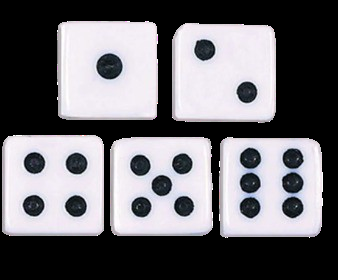
#> input picture inp1.png, 338 x 280 px
$ python Dice.py
#> lines starting #> are read from the running program, lines starting #| are printed output that depends on the picture; after the words box and inside, x2 and y2 are one past the last pixel; in counts of white or black regions, pixels touching at a corner belong together
import cv2
import numpy as np

# divies the images into different pars according to identified frames
# returns lists of x-coordinate, y-coordinate , width and height of each frame


def getDie(img):

    contours, hierarchy = cv2.findContours(
        img, cv2.RETR_EXTERNAL, cv2.CHAIN_APPROX_NONE)

    objNum = len(contours)
    x, y, width, height = [], [], [], []
    for cnt in contours:
        area = cv2.contourArea(cnt)

        if area > 200:

            peri = cv2.arcLength(cnt, True)
            approx = cv2.approxPolyDP(cnt, 0.02*peri, True)
            a, b, w, h = cv2.boundingRect(approx)
            x.append(a)
            y.append(b)
            width.append(w)
            height.append(h)
            cv2.putText(imgContour, "Dots:", (a+(w//2)-10, b+h-4),
                        cv2.FONT_HERSHEY_COMPLEX, 0.5, (0, 0, 0), 1)
            cv2.rectangle(imgContour, (a, b),
                          (a+w, b+h), (0, 255, 0), 3)

            # cv2.drawContours(imgContour, cnt, -1, (255, 0, 0), 2)
            # cv2.imshow("Contour", imgContour)

    return x, y, width, height, objNum

# calculates the number of countours in each image


def predictDie(img):
    imgCanny = cv2.Canny(img, 50, 50)

    contours, hierarchy = cv2.findContours(
        imgCanny, cv2.RETR_EXTERNAL, cv2.CHAIN_APPROX_NONE)
    # cv2.imshow("img101", imgCanny)
    n = 0
    for cnt in contours:
        area = cv2.contourArea(cnt)
        if area > 200:
            n = n + 1
            # cv2.drawContours(imgContour, cnt, -1, (255, 0, 0), 2)
    return n


originalImage = cv2.imread("./inp1.png")
#> originalImage is the input picture: shape (280, 338, 3); mean B, G, R 112.6, 108.1, 109.8
oheight = originalImage.shape[0]
#> oheight = 280
owidth = originalImage.shape[1]
#> owidth = 338

# increasing the height of the image because divided image is to small for a normal frame
img = cv2.resize(originalImage, (500, 500))


imgContour = img.copy()
imgGray = cv2.cvtColor(img, cv2.COLOR_BGR2GRAY)
imgBlur = cv2.GaussianBlur(imgGray, (7, 7), 1)
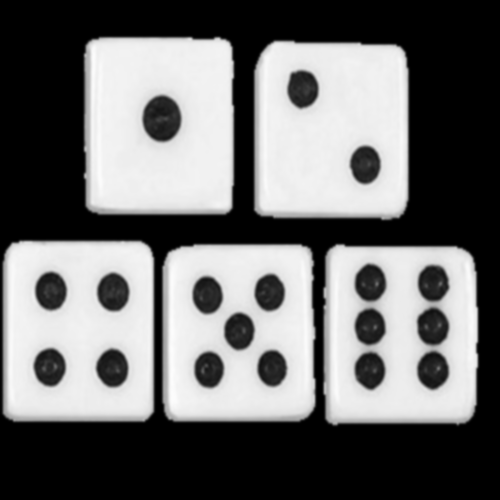
#> imgBlur: shape (500, 500); min 0, max 253, mean 109.1
imgCanny = cv2.Canny(imgBlur, 50, 50)
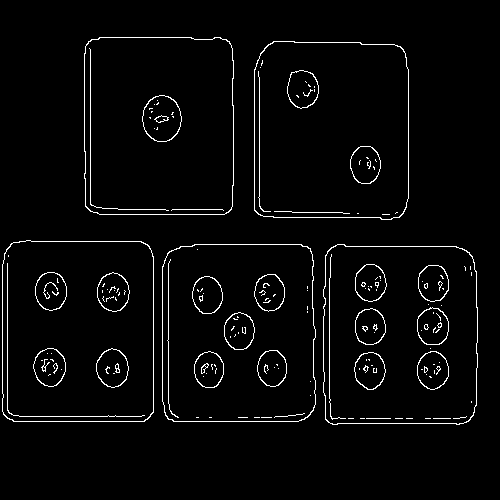
#> imgCanny: shape (500, 500); 3.1% white in thin lines or dots, all inside (x1, y1, x2, y2) = (2, 37, 478, 425)


# cv2.imshow("Grey", imgGray)
# cv2.imshow("Blur", imgBlur)
# cv2.imshow("Canny", imgCanny)
x, y, width, height, objnum = getDie(imgCanny)
#> in getDie, `contours, hierarchy = cv2.findContours( img, cv2.RETR_EXTERNAL, cv2.CH..`: contours = 5 contours; box (x1, y1, x2, y2) and area: (2, 240, 154, 422) 26945, (323, 244, 478, 425) 26736, (254, 41, 409, 220) 26528, (162, 244, 316, 422) 26410, (84, 37, 234, 215) 26027
#> in getDie, `objNum = len(contours)`: objNum = 5
#> the loop in getDie, `for cnt in contours:` made 5 passes
#> (area, peri, approx, a, b, w, h) on passes 1 to 5: (26736, 646, [[331, 247], [325, 419], [468, 421], [469, 252]], 325, 247, 145, 175), (26409.5, 639, [[169, 251], [167, 418], [307, 417], [310, 248]], 167, 248, 144, 171), (26945, 642.6, [[11, 243], [3, 414], [147, 419], [149, 246]], 3, 243, 147, 177), (26528, 634.7, [[268, 44], [254, 210], [399, 217], [403, 49]], 254, 44, 150, 174), (26027, 636.6, [[88, 41], [85, 206], [228, 212], [229, 41]], 85, 41, 145, 172)
#> after the loop in getDie, `for cnt in contours:`:
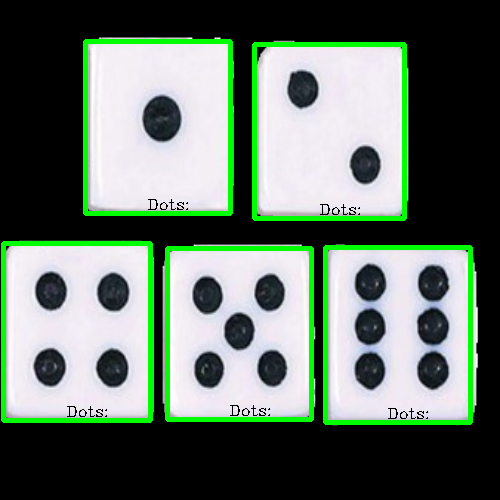
#> imgContour: shape (500, 500, 3); mean B, G, R 102.1, 114.3, 99.4
#> after the loop in getDie, `for cnt in contours:`: height = [175, 171, 177, 174, 172]; width = [145, 144, 147, 150, 145]; x = [325, 167, 3, 254, 85]; y = [247, 248, 243, 44, 41]
#> x = [325, 167, 3, 254, 85]; y = [247, 248, 243, 44, 41]; width = [145, 144, 147, 150, 145]; height = [175, 171, 177, 174, 172]; objnum = 5

# crop the image into number of dice
die = []
for i in range(objnum):

    die.append(img[y[i]: y[i] + height[i], x[i]: x[i] + width[i]])
    # cv2.imshow("die"+str(i), die[i])

    n = predictDie(die[i])
    cv2.putText(img, "Dots:"+str(n), (x[i]+(width[i]//2)-50, y[i]+height[i]-4),
                cv2.FONT_HERSHEY_COMPLEX, 1, (0, 0, 0), 2)
#> this loop made 5 passes
#> n on passes 1 to 5: 6, 5, 4, 2, 1
#> pass 1, in predictDie, `imgCanny = cv2.Canny(img, 50, 50)`:
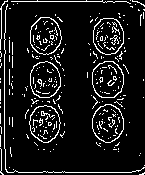
#> imgCanny: shape (175, 145); 10% white in thin lines or dots
#> pass 3, in predictDie (call 3), `imgCanny = cv2.Canny(img, 50, 50)`:
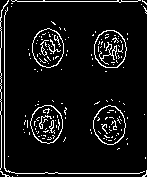
#> imgCanny: shape (177, 147); 7.5% white in thin lines or dots
#> after the loop:
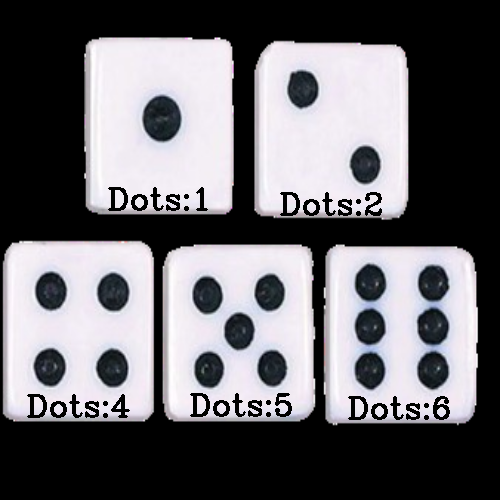
#> img: shape (500, 500, 3); mean B, G, R 108.2, 104, 105.5
#> after the loop, die = 5 items
imgOriginal = cv2.resize(img, (owidth, oheight))
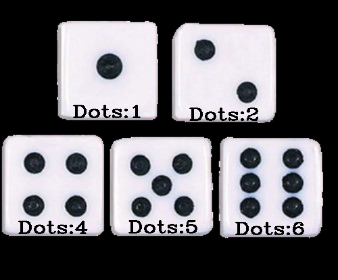
#> imgOriginal: shape (280, 338, 3); mean B, G, R 108.2, 104, 105.6
cv2.imshow("Original", imgOriginal)

# write image to a file
cv2.imwrite('labelledDice.png', imgOriginal)

cv2.waitKey(0)
cv2.destroyAllWindows()

$ run again, with inp2.png copied over inp1.png
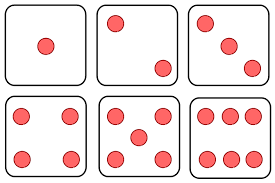
#> input picture inp2.png, 275 x 183 px
#> originalImage is the input picture: shape (183, 275, 3); mean B, G, R 226.1, 226.1, 240.4
#> in getDie, `contours, hierarchy = cv2.findContours( img, cv2.RETR_EXTERNAL, cv2.CH..`: contours = 6 contours; box (x1, y1, x2, y2) and area: (343, 264, 494, 490) 33246, (8, 261, 159, 485) 33018, (178, 261, 329, 485) 33012, (174, 12, 325, 236) 33012, (8, 11, 158, 236) 32950, (341, 12, 491, 236) 32844
#> objNum = 6
#> the loop in getDie, `for cnt in contours:` made 6 passes
#> (area, peri, approx, a, b, w, h) on passes 1 to 5: (33246.5, 719, [[354, 267], [348, 480], [480, 488], [489, 274]], 348, 267, 142, 222), (33012.5, 717.3, [[189, 262], [183, 476], [316, 483], [323, 269]], 183, 262, 141, 222), (33018.5, 717.3, [[19, 262], [13, 476], [146, 483], [153, 269]], 13, 262, 141, 222), (32844.5, 716.5, [[352, 13], [346, 228], [480, 233], [485, 19]], 346, 13, 140, 221), (33012, 717.9, [[186, 13], [178, 225], [312, 234], [318, 18]], 178, 13, 141, 222)
#> after the loop in getDie, `for cnt in contours:`:
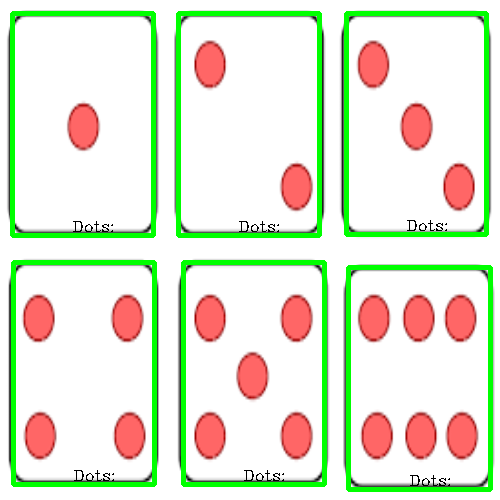
#> imgContour: shape (500, 500, 3); mean B, G, R 210.7, 232.8, 225
#> after the loop in getDie, `for cnt in contours:`: height = [222, 222, 222, 221, 222, 222]; width = [142, 141, 141, 140, 141, 141]; x = [348, 183, 13, 346, 178, 12]; y = [267, 262, 262, 13, 13, 13]
#> `x, y, width, height, objnum = getDie(imgCanny)`: x = [348, 183, 13, 346, 178, 12]; y = [267, 262, 262, 13, 13, 13]; width = [142, 141, 141, 140, 141, 141]; height = [222, 222, 222, 221, 222, 222]; objnum = 6
#> the loop `for i in range(objnum): ` made 6 passes
#> n on passes 1 to 6: 6, 5, 4, 3, 2, 1
#> after the loop `for i in range(objnum):`: die = 6 items
#> `imgOriginal = cv2.resize(img, (owidth, oheight))`:
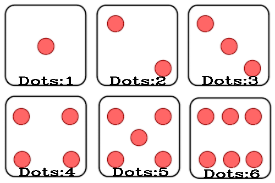
#> imgOriginal: shape (183, 275, 3); mean B, G, R 220.9, 220.9, 235.2
